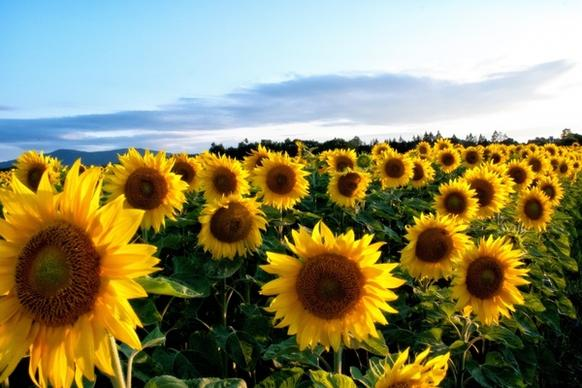
#> input picture Convolution/sunflower.jpg, 582 x 388 px
$ jupyter execute --allow-errors kernel.ipynb
#> lines starting #> are read from the running program, lines starting #| are printed output that depends on the picture; after the words box and inside, x2 and y2 are one past the last pixel; in counts of white or black regions, pixels touching at a corner belong together
[cell 1]
import cv2 as cv
print(cv.__version__)

[cell 2]
import numpy as np

[cell 3]
import matplotlib.pyplot as plt

[cell 4]
img = cv.imread("sunflower.jpg")
#> img is the input picture: shape (388, 582, 3); mean B, G, R 100.6, 137.8, 141.3

[cell 5]
# blur kernel
kernel_s = np.array([[0.11, 0.11 , 0.11],
                  [0.11, 0.11 , 0.11],
                  [0.11, 0.11, 0.11]] )

#sharpening kernel
kernel = np.array([[0, -1 , 0],
                  [-1, 5 , -1],
                  [0, -1, 0]] )

[cell 6]
resized_img = cv.resize(img , (300,200))
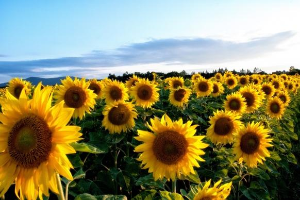
#> resized_img: shape (200, 300, 3); mean B, G, R 100.5, 137.7, 141.2

[cell 7]
# result = cv.filter2D(resized_img, -1 , kernel)
# display_img = cv.cvtColor(result , cv.COLOR_BGR2RGB)
# plt.imshow(display_img)

[cell 8]
gaussian_filter = cv.GaussianBlur(resized_img , (3,3) , 0)
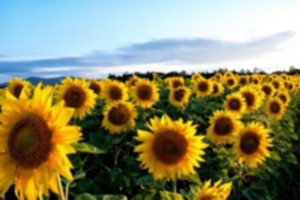
#> gaussian_filter: shape (200, 300, 3); mean B, G, R 100.5, 137.7, 141.3
result = cv.filter2D(gaussian_filter, -1 , kernel)
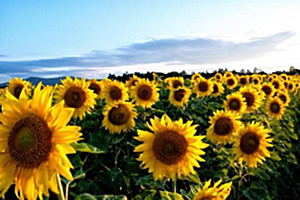
#> result: shape (200, 300, 3); mean B, G, R 101.1, 138, 141.1
blur_img = cv.cvtColor(result , cv.COLOR_BGR2RGB)
plt.imshow(blur_img)

[cell 9]
blur_gray = cv.cvtColor(blur_img , cv.COLOR_BGR2GRAY)
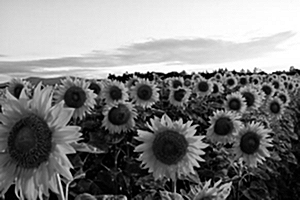
#> blur_gray: shape (200, 300); min 0, max 255, mean 127.3
sobelx =  cv.Sobel(blur_gray, cv.CV_64F, 1 , 0, ksize=3)
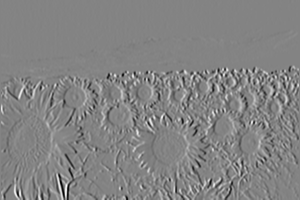
#> sobelx: shape (200, 300) float64; min -910, max 854, mean -0.6; drawn with min black and max white
sobely =  cv.Sobel(blur_gray, cv.CV_64F, 0 , 1, ksize=3)
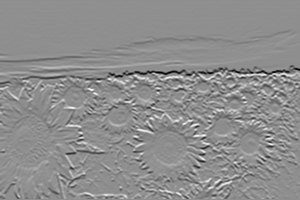
#> sobely: shape (200, 300) float64; min -1017, max 798, mean -7.1; drawn with min black and max white
plt.imshow(sobelx , cmap='gray')

[cell 10]
sobel_image = cv.magnitude(sobelx,sobely)
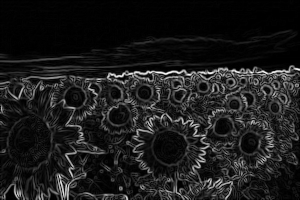
#> sobel_image: shape (200, 300) float64; min 0, max 1024.6, mean 114.9; drawn with min black and max white
plt.imshow(sobel_image , cmap='gray')

[cell 11]
outline = np.uint8(np.absolute(sobel_image))
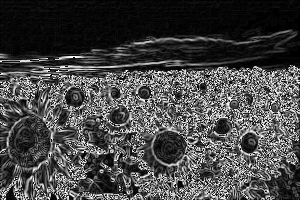
#> outline: shape (200, 300); min 0, max 255, mean 70.5

[cell 12]
_, style_outline = cv.threshold(outline, 100, 255, cv.THRESH_BINARY_INV) #returns two values but use _, because it's not important, rechcek this part
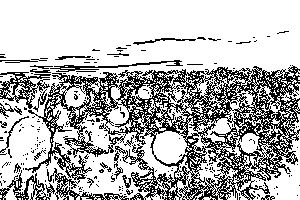
#> style_outline: shape (200, 300); 71.3% white; black in thin lines or dots, all inside (x1, y1, x2, y2) = (0, 31, 300, 200)
plt.imshow(style_outline , cmap = "gray")
